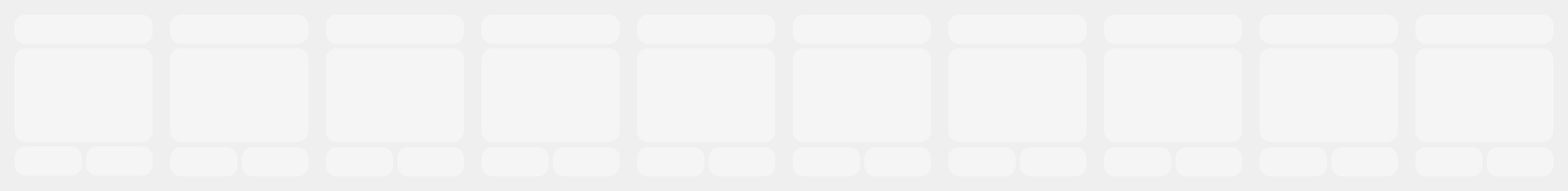
      <widget class="QWidget" name="scrollAreaWidgetContents">
       <property name="geometry">
        <rect>
         <x>0</x>
         <y>0</y>
         <width>2142</width>
         <height>261</height>
        </rect>
       </property>
       <layout class="QHBoxLayout" name="horizontalLayout">
        <item>
         <widget class="QWidget" name="d1" native="true">
          <layout class="QGridLayout" name="gridLayout">
           <item row="0" column="0" colspan="2">
            <widget class="QLabel" name="label_54">
             <property name="minimumSize">
              <size>
               <width>189</width>
               <height>40</height>
              </size>
             </property>
             <property name="maximumSize">
              <size>
               <width>16777215</width>
               <height>40</height>
              </size>
             </property>
             <property name="styleSheet">
              <string notr="true">background-color: rgba(255, 255, 255, 100);
border: none;
border-radius: 15px;</string>
             </property>
             <property name="text">
              <string/>
             </property>
            </widget>
           </item>
           <item row="1" column="0" colspan="2">
            <widget class="QLabel" name="label_55">
             <property name="minimumSize">
              <size>
               <width>189</width>
               <height>128</height>
              </size>
             </property>
             <property name="maximumSize">
              <size>
               <width>16777215</width>
               <height>128</height>
              </size>
             </property>
             <property name="styleSheet">
              <string notr="true">background-color: rgba(255, 255, 255, 100);
border: none;
border-radius: 15px;</string>
             </property>
             <property name="text">
              <string/>
             </property>
            </widget>
           </item>
           <item row="2" column="0">
            <widget class="QLabel" name="label_56">
             <property name="minimumSize">
              <size>
               <width>92</width>
               <height>39</height>
              </size>
             </property>
             <property name="maximumSize">
              <size>
               <width>16777215</width>
               <height>40</height>
              </size>
             </property>
             <property name="styleSheet">
              <string notr="true">background-color: rgba(255, 255, 255, 100);
border: none;
border-radius: 15px;</string>
             </property>
             <property name="text">
              <string/>
             </property>
            </widget>
           </item>
           <item row="2" column="1">
            <widget class="QLabel" name="label_57">
             <property name="minimumSize">
              <size>
               <width>91</width>
               <height>39</height>
              </size>
             </property>
             <property name="maximumSize">
              <size>
               <width>16777215</width>
               <height>40</height>
              </size>
             </property>
             <property name="styleSheet">
              <string notr="true">background-color: rgba(255, 255, 255, 100);
border: none;
border-radius: 15px;</string>
             </property>
             <property name="text">
              <string/>
             </property>
            </widget>
           </item>
          </layout>
         </widget>
        </item>
        <item>
         <widget class="QWidget" name="d2" native="true">
          <layout class="QGridLayout" name="gridLayout_2">
           <item row="0" column="0" colspan="2">
            <widget class="QLabel" name="label_10">
             <property name="minimumSize">
              <size>
               <width>189</width>
               <height>40</height>
              </size>
             </property>
             <property name="maximumSize">
              <size>
               <width>16777215</width>
               <height>40</height>
              </size>
             </property>
             <property name="styleSheet">
              <string notr="true">background-color: rgba(255, 255, 255, 100);
border: none;
border-radius: 15px;</string>
             </property>
             <property name="text">
              <string/>
             </property>
            </widget>
           </item>
           <item row="3" column="1">
            <widget class="QLabel" name="label_11">
             <property name="minimumSize">
              <size>
               <width>91</width>
               <height>39</height>
              </size>
             </property>
             <property name="maximumSize">
              <size>
               <width>16777215</width>
               <height>40</height>
              </size>
             </property>
             <property name="styleSheet">
              <string notr="true">background-color: rgba(255, 255, 255, 100);
border: none;
border-radius: 15px;</string>
             </property>
             <property name="text">
              <string/>
             </property>
            </widget>
           </item>
           <item row="3" column="0">
            <widget class="QLabel" name="label_12">
             <property name="minimumSize">
              <size>
               <width>92</width>
               <height>39</height>
              </size>
             </property>
             <property name="maximumSize">
              <size>
               <width>16777215</width>
               <height>40</height>
              </size>
             </property>
             <property name="styleSheet">
              <string notr="true">background-color: rgba(255, 255, 255, 100);
border: none;
border-radius: 15px;</string>
             </property>
             <property name="text">
              <string/>
             </property>
            </widget>
           </item>
           <item row="1" column="0" rowspan="2" colspan="2">
            <widget class="QLabel" name="label_13">
             <property name="minimumSize">
              <size>
               <width>189</width>
               <height>128</height>
              </size>
             </property>
             <property name="maximumSize">
              <size>
               <width>16777215</width>
               <height>128</height>
              </size>
             </property>
             <property name="styleSheet">
              <string notr="true">background-color: rgba(255, 255, 255, 100);
border: none;
border-radius: 15px;</string>
             </property>
             <property name="text">
              <string/>
             </property>
            </widget>
           </item>
          </layout>
         </widget>
        </item>
        <item>
         <widget class="QWidget" name="d3" native="true">
          <layout class="QGridLayout" name="gridLayout_3">
           <item row="0" column="0" colspan="2">
            <widget class="QLabel" name="label_14">
             <property name="minimumSize">
              <size>
               <width>189</width>
               <height>40</height>
              </size>
             </property>
             <property name="maximumSize">
              <size>
               <width>16777215</width>
               <height>40</height>
              </size>
             </property>
             <property name="styleSheet">
              <string notr="true">background-color: rgba(255, 255, 255, 100);
border: none;
border-radius: 15px;</string>
             </property>
             <property name="text">
              <string/>
             </property>
            </widget>
           </item>
           <item row="3" column="1">
            <widget class="QLabel" name="label_15">
             <property name="minimumSize">
              <size>
               <width>91</width>
               <height>39</height>
              </size>
             </property>
             <property name="maximumSize">
              <size>
               <width>16777215</width>
               <height>40</height>
              </size>
             </property>
             <property name="styleSheet">
              <string notr="true">background-color: rgba(255, 255, 255, 100);
border: none;
border-radius: 15px;</string>
             </property>
             <property name="text">
              <string/>
             </property>
            </widget>
           </item>
           <item row="3" column="0">
            <widget class="QLabel" name="label_16">
             <property name="minimumSize">
              <size>
               <width>92</width>
               <height>39</height>
              </size>
             </property>
             <property name="maximumSize">
              <size>
               <width>16777215</width>
               <height>40</height>
              </size>
             </property>
             <property name="styleSheet">
              <string notr="true">background-color: rgba(255, 255, 255, 100);
border: none;
border-radius: 15px;</string>
             </property>
             <property name="text">
              <string/>
             </property>
            </widget>
           </item>
           <item row="1" column="0" rowspan="2" colspan="2">
            <widget class="QLabel" name="label_17">
             <property name="minimumSize">
              <size>
               <width>189</width>
               <height>128</height>
              </size>
             </property>
             <property name="maximumSize">
              <size>
               <width>16777215</width>
               <height>128</height>
              </size>
             </property>
             <property name="styleSheet">
              <string notr="true">background-color: rgba(255, 255, 255, 100);
border: none;
border-radius: 15px;</string>
             </property>
             <property name="text">
              <string/>
             </property>
            </widget>
           </item>
          </layout>
         </widget>
        </item>
        <item>
         <widget class="QWidget" name="d4" native="true">
          <layout class="QGridLayout" name="gridLayout_6">
           <item row="0" column="0" colspan="2">
            <widget class="QLabel" name="label_26">
             <property name="minimumSize">
              <size>
               <width>189</width>
               <height>40</height>
              </size>
             </property>
             <property name="maximumSize">
              <size>
               <width>16777215</width>
               <height>40</height>
              </size>
             </property>
             <property name="styleSheet">
              <string notr="true">background-color: rgba(255, 255, 255, 100);
border: none;
border-radius: 15px;</string>
             </property>
             <property name="text">
              <string/>
             </property>
            </widget>
           </item>
           <item row="3" column="1">
            <widget class="QLabel" name="label_27">
             <property name="minimumSize">
              <size>
               <width>91</width>
               <height>39</height>
              </size>
             </property>
             <property name="maximumSize">
              <size>
               <width>16777215</width>
               <height>40</height>
              </size>
             </property>
             <property name="styleSheet">
              <string notr="true">background-color: rgba(255, 255, 255, 100);
border: none;
border-radius: 15px;</string>
             </property>
             <property name="text">
              <string/>
             </property>
            </widget>
           </item>
           <item row="3" column="0">
            <widget class="QLabel" name="label_28">
             <property name="minimumSize">
              <size>
               <width>92</width>
               <height>39</height>
              </size>
             </property>
             <property name="maximumSize">
              <size>
               <width>16777215</width>
               <height>40</height>
              </size>
             </property>
             <property name="styleSheet">
              <string notr="true">background-color: rgba(255, 255, 255, 100);
border: none;
border-radius: 15px;</string>
             </property>
             <property name="text">
              <string/>
             </property>
            </widget>
           </item>
           <item row="1" column="0" rowspan="2" colspan="2">
            <widget class="QLabel" name="label_29">
             <property name="minimumSize">
              <size>
               <width>189</width>
               <height>128</height>
              </size>
             </property>
             <property name="maximumSize">
              <size>
               <width>16777215</width>
               <height>128</height>
              </size>
             </property>
             <property name="styleSheet">
              <string notr="true">background-color: rgba(255, 255, 255, 100);
border: none;
border-radius: 15px;</string>
             </property>
             <property name="text">
              <string/>
             </property>
            </widget>
           </item>
          </layout>
         </widget>
        </item>
        <item>
         <widget class="QWidget" name="d5" native="true">
          <layout class="QGridLayout" name="gridLayout_7">
           <item row="0" column="0" colspan="2">
            <widget class="QLabel" name="label_30">
             <property name="minimumSize">
              <size>
               <width>189</width>
               <height>40</height>
              </size>
             </property>
             <property name="maximumSize">
              <size>
               <width>16777215</width>
               <height>40</height>
              </size>
             </property>
             <property name="styleSheet">
              <string notr="true">background-color: rgba(255, 255, 255, 100);
border: none;
border-radius: 15px;</string>
             </property>
             <property name="text">
              <string/>
             </property>
            </widget>
           </item>
           <item row="3" column="1">
            <widget class="QLabel" name="label_31">
             <property name="minimumSize">
              <size>
               <width>91</width>
               <height>39</height>
              </size>
             </property>
             <property name="maximumSize">
              <size>
               <width>16777215</width>
               <height>40</height>
              </size>
             </property>
             <property name="styleSheet">
              <string notr="true">background-color: rgba(255, 255, 255, 100);
border: none;
border-radius: 15px;</string>
             </property>
             <property name="text">
              <string/>
             </property>
            </widget>
           </item>
           <item row="3" column="0">
            <widget class="QLabel" name="label_32">
             <property name="minimumSize">
              <size>
               <width>92</width>
               <height>39</height>
              </size>
             </property>
             <property name="maximumSize">
              <size>
               <width>16777215</width>
               <height>40</height>
              </size>
             </property>
             <property name="styleSheet">
              <string notr="true">background-color: rgba(255, 255, 255, 100);
border: none;
border-radius: 15px;</string>
             </property>
             <property name="text">
              <string/>
             </property>
            </widget>
           </item>
           <item row="1" column="0" rowspan="2" colspan="2">
            <widget class="QLabel" name="label_33">
             <property name="minimumSize">
              <size>
               <width>189</width>
               <height>128</height>
              </size>
             </property>
             <property name="maximumSize">
              <size>
               <width>16777215</width>
               <height>128</height>
              </size>
             </property>
             <property name="styleSheet">
              <string notr="true">background-color: rgba(255, 255, 255, 100);
border: none;
border-radius: 15px;</string>
             </property>
             <property name="text">
              <string/>
             </property>
            </widget>
           </item>
          </layout>
         </widget>
        </item>
        <item>
         <widget class="QWidget" name="d6" native="true">
          <layout class="QGridLayout" name="gridLayout_8">
           <item row="0" column="0" colspan="2">
            <widget class="QLabel" name="label_34">
             <property name="minimumSize">
              <size>
               <width>189</width>
               <height>40</height>
              </size>
             </property>
             <property name="maximumSize">
              <size>
               <width>16777215</width>
               <height>40</height>
              </size>
             </property>
             <property name="styleSheet">
              <string notr="true">background-color: rgba(255, 255, 255, 100);
border: none;
border-radius: 15px;</string>
             </property>
             <property name="text">
              <string/>
             </property>
            </widget>
           </item>
           <item row="3" column="1">
            <widget class="QLabel" name="label_35">
             <property name="minimumSize">
              <size>
               <width>91</width>
               <height>39</height>
              </size>
             </property>
             <property name="maximumSize">
              <size>
               <width>16777215</width>
               <height>40</height>
              </size>
             </property>
             <property name="styleSheet">
              <string notr="true">background-color: rgba(255, 255, 255, 100);
border: none;
border-radius: 15px;</string>
             </property>
             <property name="text">
              <string/>
             </property>
            </widget>
           </item>
           <item row="3" column="0">
            <widget class="QLabel" name="label_36">
             <property name="minimumSize">
              <size>
               <width>92</width>
               <height>39</height>
              </size>
             </property>
             <property name="maximumSize">
              <size>
               <width>16777215</width>
               <height>40</height>
              </size>
             </property>
             <property name="styleSheet">
              <string notr="true">background-color: rgba(255, 255, 255, 100);
border: none;
border-radius: 15px;</string>
             </property>
             <property name="text">
              <string/>
             </property>
            </widget>
           </item>
           <item row="1" column="0" rowspan="2" colspan="2">
            <widget class="QLabel" name="label_37">
             <property name="minimumSize">
              <size>
               <width>189</width>
               <height>128</height>
              </size>
             </property>
             <property name="maximumSize">
              <size>
               <width>16777215</width>
               <height>128</height>
              </size>
             </property>
             <property name="styleSheet">
              <string notr="true">background-color: rgba(255, 255, 255, 100);
border: none;
border-radius: 15px;</string>
             </property>
             <property name="text">
              <string/>
             </property>
            </widget>
           </item>
          </layout>
         </widget>
        </item>
        <item>
         <widget class="QWidget" name="d7" native="true">
          <layout class="QGridLayout" name="gridLayout_9">
           <item row="0" column="0" colspan="2">
            <widget class="QLabel" name="label_38">
             <property name="minimumSize">
              <size>
               <width>189</width>
               <height>40</height>
              </size>
             </property>
             <property name="maximumSize">
              <size>
               <width>16777215</width>
               <height>40</height>
              </size>
             </property>
             <property name="styleSheet">
              <string notr="true">background-color: rgba(255, 255, 255, 100);
border: none;
border-radius: 15px;</string>
             </property>
             <property name="text">
              <string/>
             </property>
            </widget>
           </item>
           <item row="3" column="1">
            <widget class="QLabel" name="label_39">
             <property name="maximumSize">
              <size>
               <width>16777215</width>
               <height>40</height>
              </size>
             </property>
             <property name="styleSheet">
              <string notr="true">background-color: rgba(255, 255, 255, 100);
border: none;
border-radius: 15px;</string>
             </property>
             <property name="text">
              <string/>
             </property>
            </widget>
           </item>
           <item row="3" column="0">
            <widget class="QLabel" name="label_40">
             <property name="minimumSize">
              <size>
               <width>92</width>
               <height>39</height>
              </size>
             </property>
             <property name="maximumSize">
              <size>
               <width>16777215</width>
               <height>40</height>
              </size>
             </property>
             <property name="styleSheet">
              <string notr="true">background-color: rgba(255, 255, 255, 100);
border: none;
border-radius: 15px;</string>
             </property>
             <property name="text">
              <string/>
             </property>
            </widget>
           </item>
           <item row="1" column="0" rowspan="2" colspan="2">
            <widget class="QLabel" name="label_41">
             <property name="minimumSize">
              <size>
               <width>189</width>
               <height>128</height>
              </size>
             </property>
             <property name="maximumSize">
              <size>
               <width>16777215</width>
               <height>128</height>
              </size>
             </property>
             <property name="styleSheet">
              <string notr="true">background-color: rgba(255, 255, 255, 100);
border: none;
border-radius: 15px;</string>
             </property>
             <property name="text">
              <string/>
             </property>
            </widget>
           </item>
          </layout>
         </widget>
        </item>
        <item>
         <widget class="QWidget" name="d8" native="true">
          <layout class="QGridLayout" name="gridLayout_10">
           <item row="0" column="0" colspan="2">
            <widget class="QLabel" name="label_42">
             <property name="minimumSize">
              <size>
               <width>189</width>
               <height>40</height>
              </size>
             </property>
             <property name="maximumSize">
              <size>
               <width>16777215</width>
               <height>40</height>
              </size>
             </property>
             <property name="styleSheet">
              <string notr="true">background-color: rgba(255, 255, 255, 100);
border: none;
border-radius: 15px;</string>
             </property>
             <property name="text">
              <string/>
             </property>
            </widget>
           </item>
           <item row="3" column="1">
            <widget class="QLabel" name="label_43">
             <property name="minimumSize">
              <size>
               <width>91</width>
               <height>39</height>
              </size>
             </property>
             <property name="maximumSize">
              <size>
               <width>16777215</width>
               <height>40</height>
              </size>
             </property>
             <property name="styleSheet">
              <string notr="true">background-color: rgba(255, 255, 255, 100);
border: none;
border-radius: 15px;</string>
             </property>
             <property name="text">
              <string/>
             </property>
            </widget>
           </item>
           <item row="3" column="0">
            <widget class="QLabel" name="label_44">
             <property name="minimumSize">
              <size>
               <width>92</width>
               <height>39</height>
              </size>
             </property>
             <property name="maximumSize">
              <size>
               <width>16777215</width>
               <height>40</height>
              </size>
             </property>
             <property name="styleSheet">
              <string notr="true">background-color: rgba(255, 255, 255, 100);
border: none;
border-radius: 15px;</string>
             </property>
             <property name="text">
              <string/>
             </property>
            </widget>
           </item>
           <item row="1" column="0" rowspan="2" colspan="2">
            <widget class="QLabel" name="label_45">
             <property name="minimumSize">
              <size>
               <width>189</width>
               <height>128</height>
              </size>
             </property>
             <property name="maximumSize">
              <size>
               <width>16777215</width>
               <height>128</height>
              </size>
             </property>
             <property name="styleSheet">
              <string notr="true">background-color: rgba(255, 255, 255, 100);
border: none;
border-radius: 15px;</string>
             </property>
             <property name="text">
              <string/>
             </property>
            </widget>
           </item>
          </layout>
         </widget>
        </item>
        <item>
         <widget class="QWidget" name="d9" native="true">
          <layout class="QGridLayout" name="gridLayout_11">
           <item row="0" column="0" colspan="2">
            <widget class="QLabel" name="label_46">
             <property name="minimumSize">
              <size>
               <width>189</width>
               <height>40</height>
              </size>
             </property>
             <property name="maximumSize">
              <size>
               <width>16777215</width>
               <height>40</height>
              </size>
             </property>
             <property name="styleSheet">
              <string notr="true">background-color: rgba(255, 255, 255, 100);
border: none;
border-radius: 15px;</string>
             </property>
             <property name="text">
              <string/>
             </property>
            </widget>
           </item>
           <item row="3" column="1">
            <widget class="QLabel" name="label_47">
             <property name="minimumSize">
              <size>
               <width>91</width>
               <height>39</height>
              </size>
             </property>
             <property name="maximumSize">
              <size>
               <width>16777215</width>
               <height>40</height>
              </size>
             </property>
             <property name="styleSheet">
              <string notr="true">background-color: rgba(255, 255, 255, 100);
border: none;
border-radius: 15px;</string>
             </property>
             <property name="text">
              <string/>
             </property>
            </widget>
           </item>
           <item row="3" column="0">
            <widget class="QLabel" name="label_48">
             <property name="minimumSize">
              <size>
               <width>92</width>
               <height>39</height>
              </size>
             </property>
             <property name="maximumSize">
              <size>
               <width>16777215</width>
               <height>40</height>
              </size>
             </property>
             <property name="styleSheet">
              <string notr="true">background-color: rgba(255, 255, 255, 100);
border: none;
border-radius: 15px;</string>
             </property>
             <property name="text">
              <string/>
             </property>
            </widget>
           </item>
           <item row="1" column="0" rowspan="2" colspan="2">
            <widget class="QLabel" name="label_49">
             <property name="minimumSize">
              <size>
               <width>189</width>
               <height>128</height>
              </size>
             </property>
             <property name="maximumSize">
              <size>
               <width>16777215</width>
               <height>128</height>
              </size>
             </property>
             <property name="styleSheet">
              <string notr="true">background-color: rgba(255, 255, 255, 100);
border: none;
border-radius: 15px;</string>
             </property>
             <property name="text">
              <string/>
             </property>
            </widget>
           </item>
          </layout>
         </widget>
        </item>
        <item>
         <widget class="QWidget" name="d10" native="true">
          <layout class="QGridLayout" name="gridLayout_12">
           <item row="0" column="0" colspan="2">
            <widget class="QLabel" name="label_50">
             <property name="minimumSize">
              <size>
               <width>189</width>
               <height>40</height>
              </size>
             </property>
             <property name="maximumSize">
              <size>
               <width>16777215</width>
               <height>40</height>
              </size>
             </property>
             <property name="styleSheet">
              <string notr="true">background-color: rgba(255, 255, 255, 100);
border: none;
border-radius: 15px;</string>
             </property>
             <property name="text">
              <string/>
             </property>
            </widget>
           </item>
           <item row="3" column="1">
            <widget class="QLabel" name="label_51">
             <property name="minimumSize">
              <size>
               <width>91</width>
               <height>39</height>
              </size>
             </property>
             <property name="maximumSize">
              <size>
               <width>16777215</width>
               <height>40</height>
              </size>
             </property>
             <property name="styleSheet">
              <string notr="true">background-color: rgba(255, 255, 255, 100);
border: none;
border-radius: 15px;</string>
             </property>
             <property name="text">
              <string/>
             </property>
            </widget>
           </item>
           <item row="3" column="0">
            <widget class="QLabel" name="label_52">
             <property name="minimumSize">
              <size>
               <width>92</width>
               <height>39</height>
              </size>
             </property>
             <property name="maximumSize">
              <size>
               <width>16777215</width>
               <height>40</height>
              </size>
             </property>
             <property name="styleSheet">
              <string notr="true">background-color: rgba(255, 255, 255, 100);
border: none;
border-radius: 15px;</string>
             </property>
             <property name="text">
              <string/>
             </property>
            </widget>
           </item>
           <item row="1" column="0" rowspan="2" colspan="2">
            <widget class="QLabel" name="label_53">
             <property name="minimumSize">
              <size>
               <width>189</width>
               <height>128</height>
              </size>
             </property>
             <property name="maximumSize">
              <size>
               <width>16777215</width>
               <height>128</height>
              </size>
             </property>
             <property name="styleSheet">
              <string notr="true">background-color: rgba(255, 255, 255, 100);
border: none;
border-radius: 15px;</string>
             </property>
             <property name="text">
              <string/>
             </property>
            </widget>
           </item>
          </layout>
         </widget>
        </item>
       </layout>
      </widget>
